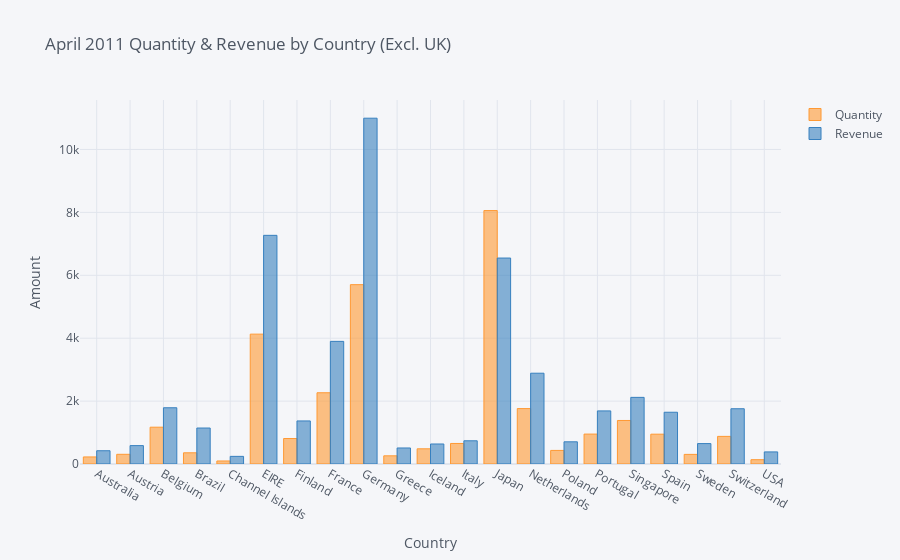

Source (notebook cell):
### Markdown cell above
## 1. Create an interactive bar chart showing total quantity and revenue by country (excluding United Kingdom) for the month of April 2011.

### Code cell
april = data[(data['InvoiceDate'] >= '2011-04-01') & 
             (data['InvoiceDate'] < '2011-05-01') & 
             (data['Country'] != 'United Kingdom')]

grouped = april.groupby('Country').agg('sum')[['Quantity', 'Revenue']]

grouped.iplot(kind='bar', xTitle='Country', yTitle='Amount', 
              title='April 2011 Quantity & Revenue by Country (Excl. UK)')

### Figure 1 — Plotly figure (JSON) as saved in the notebook; plotly's stock layout.template omitted (floating-point values rounded to 4 significant figures)
{"data": [{"marker": {"color": "rgba(255, 153, 51, 0.6)", "line": {"color": "rgba(255, 153, 51, 1.0)", "width": 1}}, "name": "Quantity", "orientation": "v", "text": "", "type": "bar", "x": ["Australia", "Austria", "Belgium", "Brazil", "Channel Islands", "EIRE", "Finland", "France", "Germany", "Greece", "Iceland", "Italy", "Japan", "Netherlands", "Poland", "Portugal", "Singapore", "Spain", "Sweden", "Switzerland", "USA"], "y": [224, 308, 1170, 356, 96, 4129, 810, 2265, 5702, 260, 483, 653, 8058, 1762, 432, 951, 1384, 948, 306, 878, 137]}, {"marker": {"color": "rgba(55, 128, 191, 0.6)", "line": {"color": "rgba(55, 128, 191, 1.0)", "width": 1}}, "name": "Revenue", "orientation": "v", "text": "", "type": "bar", "x": ["Australia", "Austria", "Belgium", "Brazil", "Channel Islands", "EIRE", "Finland", "France", "Germany", "Greece", "Iceland", "Italy", "Japan", "Netherlands", "Poland", "Portugal", "Singapore", "Spain", "Sweden", "Switzerland", "USA"], "y": [421.6, 584.8, 1788.0, 1144.0, 243.0, 7270.0, 1369.0, 3899.0, 10990.0, 509.7, 636.2, 737.8, 6549.0, 2887.0, 705.8, 1688.0, 2119.0, 1646.0, 649.1, 1757.0, 383.9]}], "layout": {"legend": {"bgcolor": "#F5F6F9", "font": {"color": "#4D5663"}}, "paper_bgcolor": "#F5F6F9", "plot_bgcolor": "#F5F6F9", "title": {"font": {"color": "#4D5663"}, "text": "April 2011 Quantity & Revenue by Country (Excl. UK)"}, "xaxis": {"gridcolor": "#E1E5ED", "showgrid": true, "tickfont": {"color": "#4D5663"}, "title": {"font": {"color": "#4D5663"}, "text": "Country"}, "zerolinecolor": "#E1E5ED"}, "yaxis": {"gridcolor": "#E1E5ED", "showgrid": true, "tickfont": {"color": "#4D5663"}, "title": {"font": {"color": "#4D5663"}, "text": "Amount"}, "zerolinecolor": "#E1E5ED"}}}
